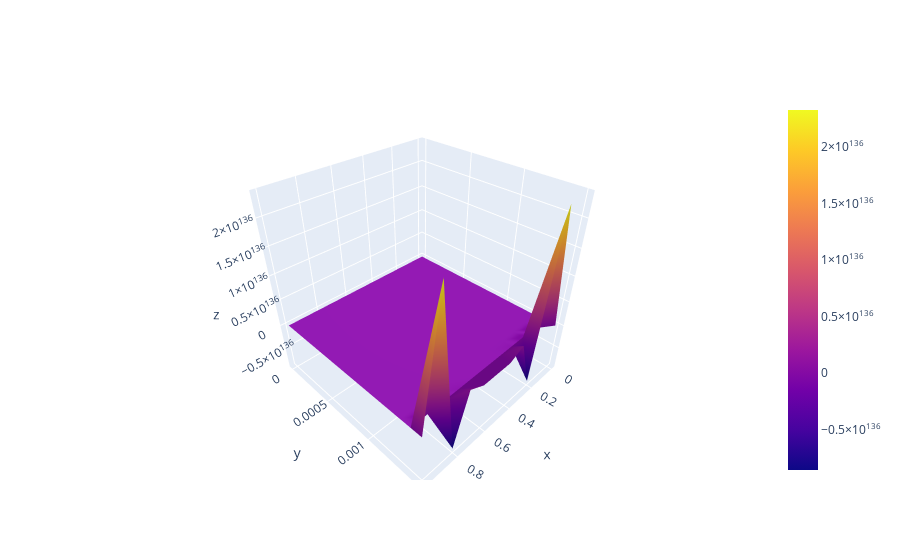

The code cell stored with this chart in its notebook:
### Code cell
sh_0, sh_1 = A.shape
fig = go.Figure(go.Surface(
    # contours = {
    #     "x": {"show": True, "start": 1.5, "end": 2, "size": 0.04, "color":"white"},
    #     "z": {"show": True, "start": 0.5, "end": 0.8, "size": 0.05}
    # },
    x = np.linspace(a, b, sh_1),
    y = np.linspace(0, T, sh_0),
    z = A))
# fig.update_layout(
#         scene = {
#             "xaxis": {"nticks": 20},
#             "zaxis": {"nticks": 4},
#             'camera_eye': {"x": 0, "y": -1, "z": 0.5},
#             "aspectratio": {"x": 1, "y": 1, "z": 0.2}
#         })
fig.show()

### Figure 1 — Plotly figure (JSON) as saved in the notebook; plotly's stock layout.template omitted (floating-point values rounded to 4 significant figures; data arrays with more than 128 entries replaced by an {"elided": "..."} marker saying what was removed)
{"data": [{"type": "surface", "x": [0, 0.1, 0.2, 0.3, 0.4, 0.5, 0.6, 0.7, 0.8, 0.9, 1], "y": {"elided": "1001 float values"}, "z": {"elided": "1001x11 float values"}}], "layout": {}}
